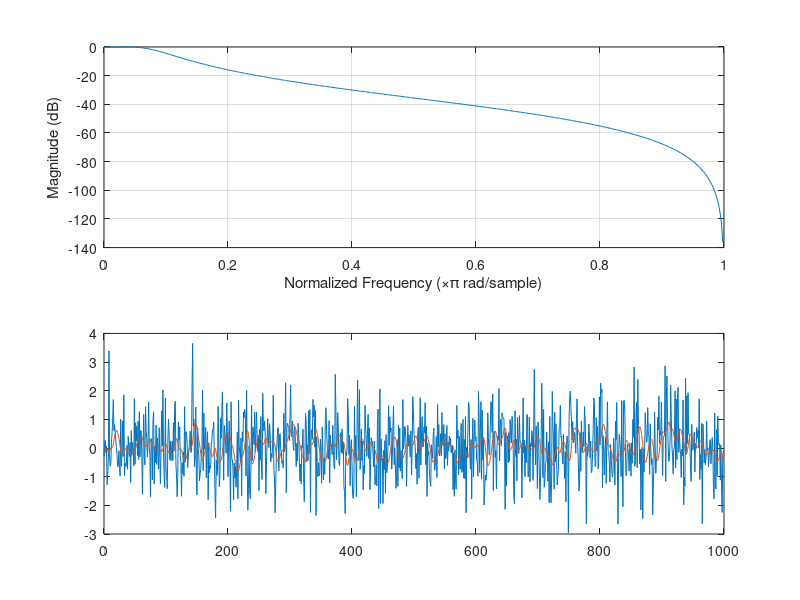

This figure's MATLAB source:
clc;clear;
% Specify filter order
n = 2; 

% Specify passband ripple
Rp = 0.15;

% Specify passband edge frequency and sampling rate
Fs = 2000;
Wc = 100;
Wp = Wc  * 1 / Fs;

[b,a] = cheby1(n, Rp, Wp)
% [b,a] = cheby1(2, 0.15, 0.05)
freqz(b,a)

dataIn = randn(1000,1);
dataOut = filter(b,a,dataIn);

t = 0:1:999;
plot(t,dataIn)
hold on
plot(t,dataOut)